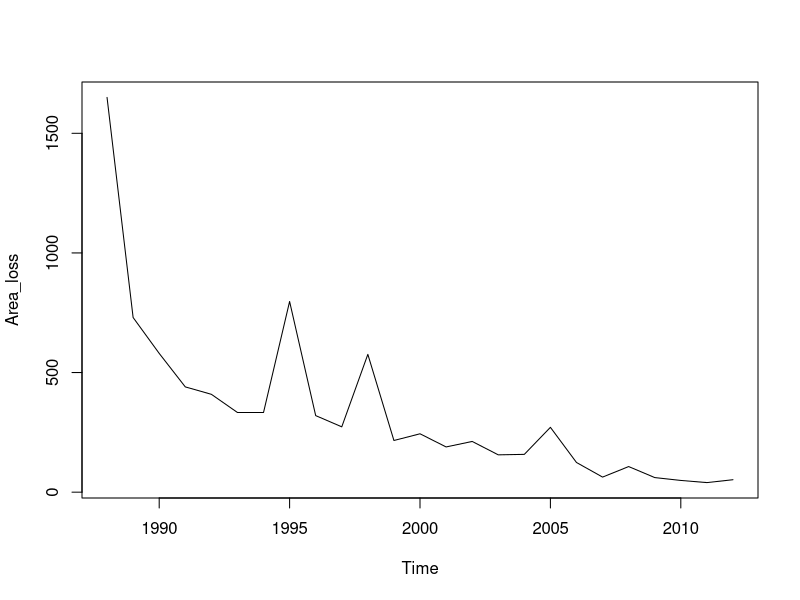
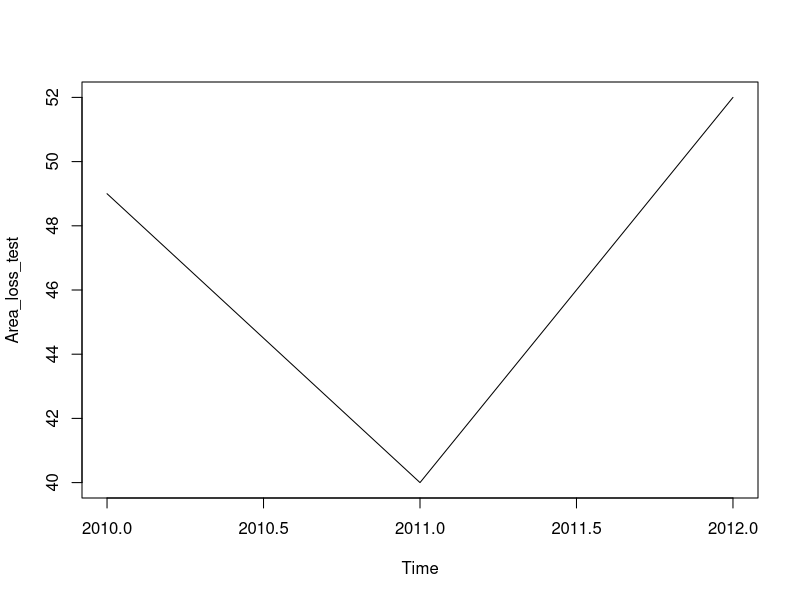
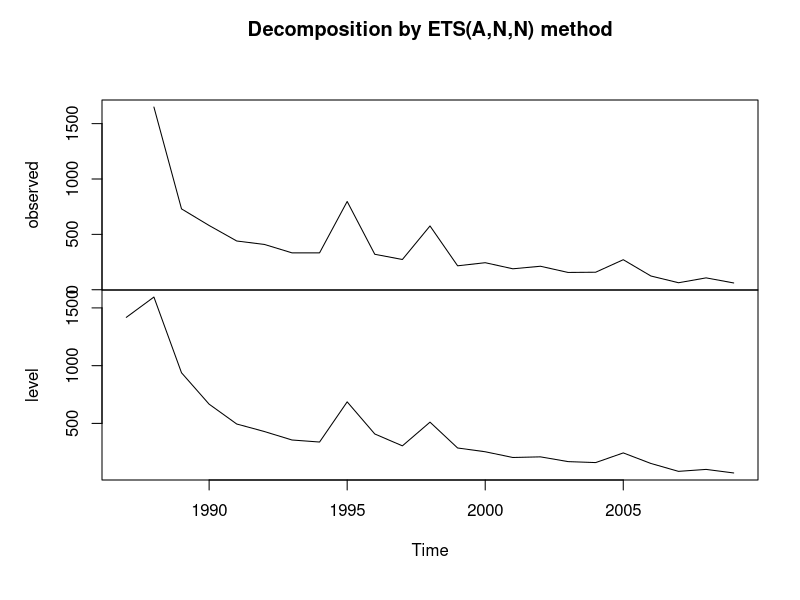
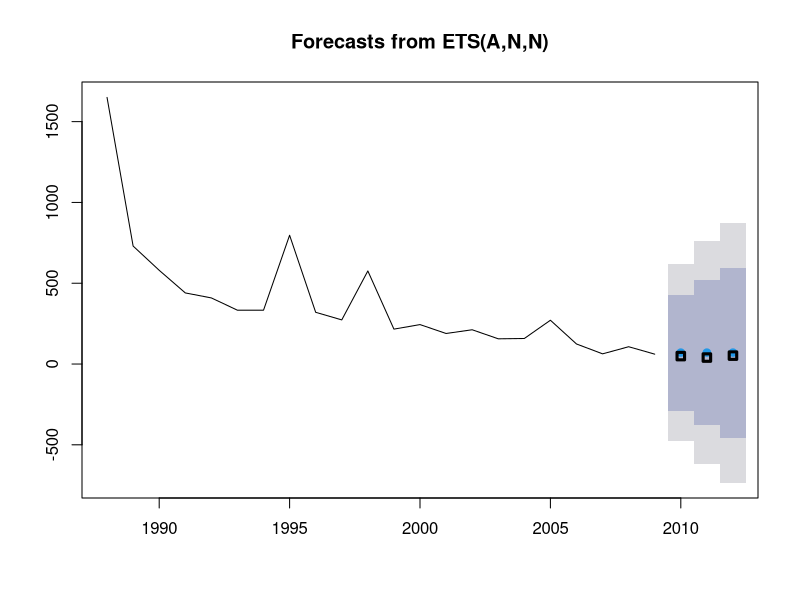
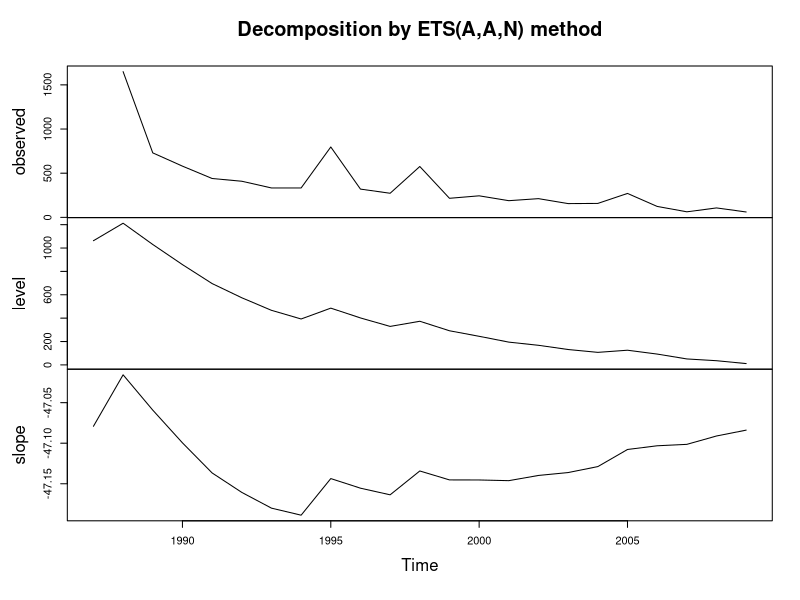
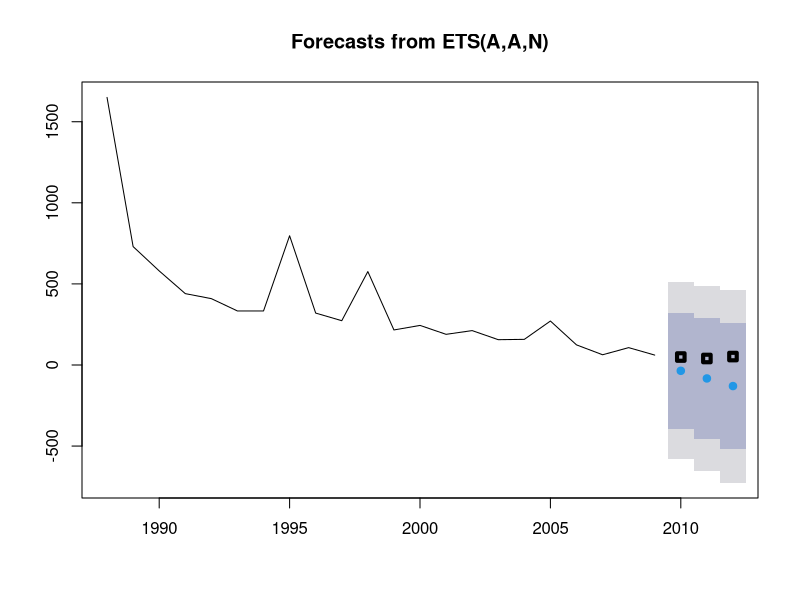
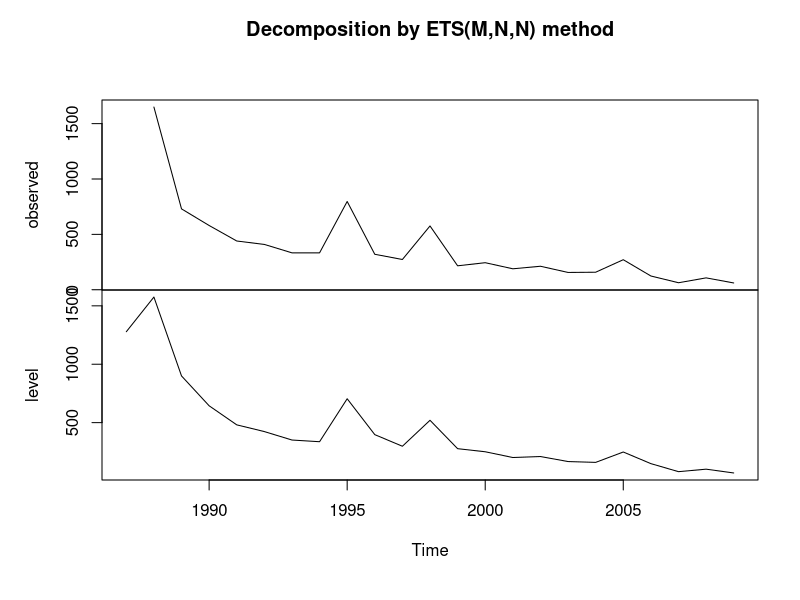
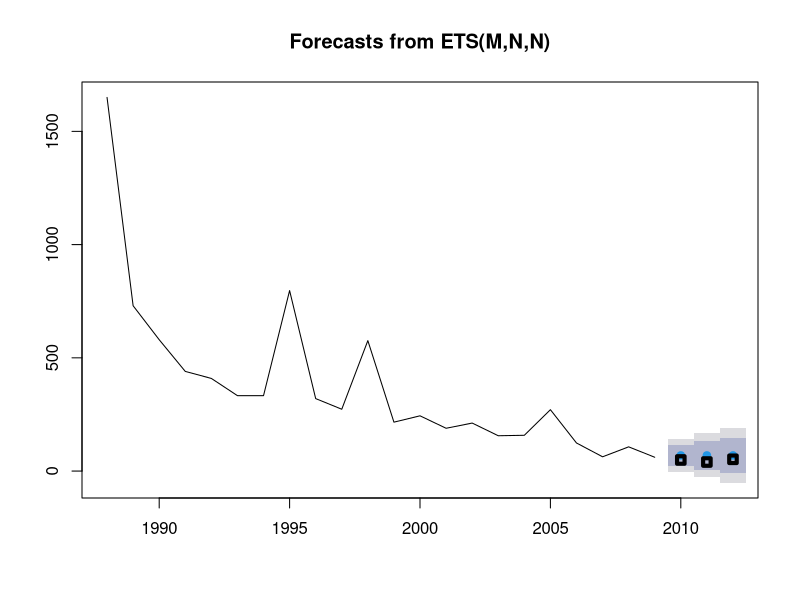

These charts were generated, in order, by the following R code:
#
# R script + Notes to accompany Environmental Statistics with R
# Part 6 - Time series models
# 
# April 2020
# Chris Jochem
#

# Based on the tutorial here: http://environmentalcomputing.net/forecasting-time-series/

library(forecast)

# create the data on forest loss manually
Area <- c(1650,730,580,440,409,333,333,797,320,273,576,216,244,189,212,156,158,271,124,63,107,61,49,40,52)
Year <- c(1988:2012)

# Create a "time series" class object
Area_loss <- ts(Area, start = 1988, end = 2012, frequency = 1)
  Area_loss  # inspect the object
  class(Area_loss)  # note the type here

# Automatic plotting functions exist for ts objects  
  plot(Area_loss)
  
# To select parts of the time series, we can use the window() function
?window
# For instance, we can select sections to be "training" and "testing" data
# to evaluate how models fit.
Area_loss_train <- window(Area_loss, start = 1988, end = 2009, frequency = 1)
# keep the last 3 years for testing/validation
Area_loss_test <- window(Area_loss, start = 2010, end = 2012, frequency = 1)

# These are also ts objects
class(Area_loss_test)
  plot(Area_loss_test) # very short time span
  
# Fit a simple exponential smoothing model
  ?ets
fit1 <- ets(Area_loss_train, model = "ANN")  #
  class(fit1)
# NOTE: the model setting "additive errors (A), no assumed trend (N) and no seasonality (N)
  plot(fit1)
  summary(fit1)

# Use the first model to predict 3 time steps into the future
fit1_forecast <- forecast(fit1, h = 3) 
  fit1_forecast # see the forecasts with high/low predictions (very wide)

# Default plotting of a forecast gives observed and forecast values!
  plot(fit1_forecast)
  
# Add the observed values to the plot
  points(Year[23:25], Area[23:25], lty = 1, col = "black", lwd = 3, pch = 0)

# Model 2, add a trend component
fit2 <- ets(Area_loss_train, model = "AAN") 
  plot(fit2)
  summary(fit2)

fit2_forecast <- forecast(fit2, h = 3)
  plot(fit2_forecast)
  points(Year[23:25], Area[23:25], lty = 1, col = "black", lwd = 4, pch = 0)

# Model 3, automatic selection by minimising AIC
fit3 <- ets(Area_loss_train)  # Note: no longer including a model term
  summary(fit3)
# what model was selected?
fit3$method  # This has multiplicative errors (M), but no overall trend (N) or seasonality (N)
  plot(fit3)

fit3_forecast <- forecast(fit3, h = 3)
  plot(fit3_forecast)
  points(Year[23:25], Area[23:25], lty = 1, col = "black", lwd = 4, pch = 0)

## Example 2 - Lake levels in Lake Huron
data("LakeHuron")
  class(LakeHuron)
  LakeHuron
  
  plot(LakeHuron)

# Correlation structure, compared with its own time lags
Acf(LakeHuron)  # decreases with longer time lags
# If there were multiple peaks, this might imply seasonal variation
# the 'q' component for ARIMA

# Partial autocorrelation function
# controls for the lags, like looking for correlation in the residuals
Pacf(LakeHuron)
# Which observations are most informative on the recent observation?
# We can use these functions to build towards an ARIMA model
# the 'p' component for ARIMA

# Differencing
dLake <- diff(LakeHuron)
  plot(dLake)
Acf(dLake)  
Pacf(dLake)

# ARIMA tests
# model 1
ar1 <- auto.arima(LakeHuron)
  summary(ar1) # view the model summary
# check the residuals
acf(resid(ar1))

f.ar1 <- forecast(ar1) 
  plot(f.ar1)  

# model 2 - setting your own parameters
ar2 <- Arima(LakeHuron, order=c(1,0,0))
  summary(ar2)
acf(resid(ar2))

f.ar2 <- forecast(ar2)
  plot(f.ar2)
  